Frame 1 (no input): blank canvas, image omitted
Frame 60 (no input): blank canvas, image omitted
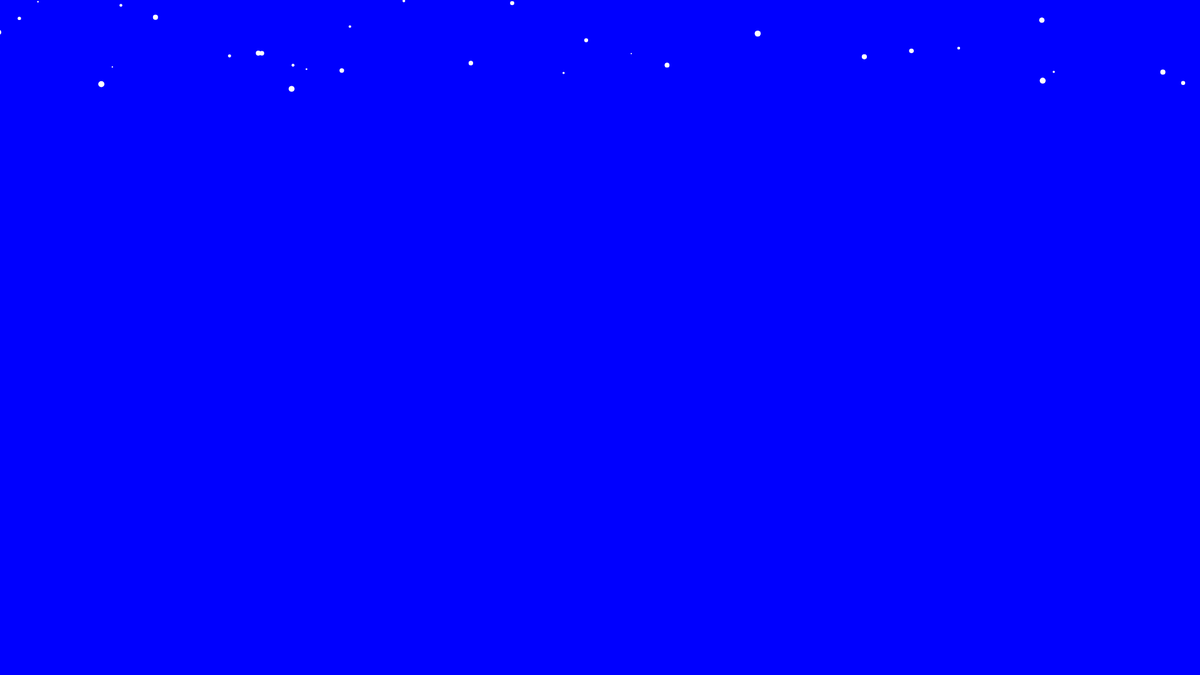
Frame 120 (the mouse pressed at the canvas centre since frame 60)

The p5.js sketch whose frames 1 and 60 were blank and that drew this single picture after the mouse press (run headless with seeded random() and noise() and a simulated clock; from frame 60 on, the mouse is pressed at the canvas centre):

// p5.js sketch
// ── sketch.js

let snowflakes = []; // create snowflakes

function setup() {
  createCanvas(1920, 1080);
  fill(300); 
  noStroke();
}

function draw() {
  background('blue');
  let t = frameCount / 100; // counts the number of frames displayed

  // create a random number of snowflakes each frame
  for (var i = 0; i < random(10); i++) {
    snowflakes.push(new snowflake()); // append snowflake object
  }

  // create loop display
  for (let flake of snowflakes) {
    flake.update(t); // update snowflake position
    flake.display(); // draw snowflake
  }
}

// snowflake class
function snowflake() {
  // initiate coordinates
  this.posX = 0;
  this.posY = random(-10, 0);
  this.initialangle = random(0, 10 * PI);
  this.size = random(2, 10);

  // create sprial among the snowflakes
  // make sure that the snowflakes are spread across the screen
  this.radius = sqrt(random(pow(width / 3, 3)));

 this.update = function(time) {
    // x position follows a circle
    let w = 0.1; // the snowflakes move around in an anglular speed
    let angle = w * time + this.initialangle;
    this.posX = width / 6 + this.radius * sin(angle);

    // x is different size snowflakes and y is speed
    this.posY += pow(this.size, 0.1);

    // if any snowflake is passing the edge of the screen it must disappear
    if (this.posY > height) {
      let index = snowflakes.indexOf(this);
      snowflakes.splice(index, 1);
    }
  };

  this.display = function() {
    ellipse(this.posX, this.posY, this.size);
  };
}


 
